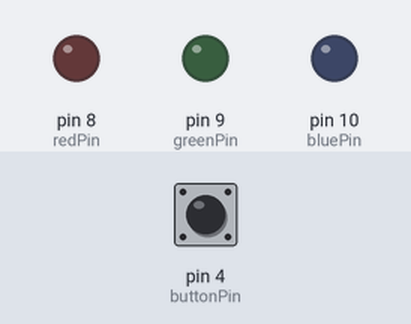
Bench run of a sketch on a simulated Arduino Uno, built with avr-gcc and run on an emulated ATmega328P. Shown: output pins drawn as LEDs (lit = HIGH). The test bench sets the inputs (shaded band); at power-on: pin 4 (buttonPin) LOW.

Above: at 1.2 s.
1.3 s: pin 4 (buttonPin) pulled HIGH for 0.15 s
At 1.7 s:
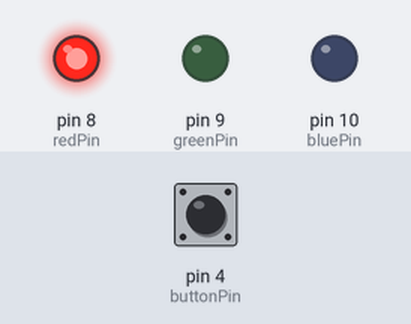
2.9 s: pin 4 (buttonPin) pulled HIGH for 1 s
At 4.2 s:
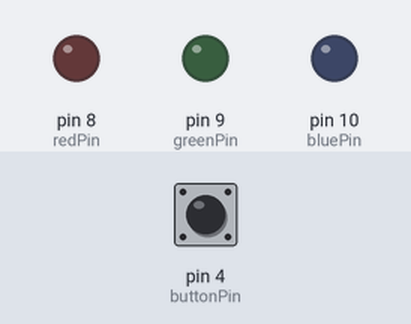
5.4 s: pin 4 (buttonPin) pulled HIGH for 3.2 s
At 6.1 s:
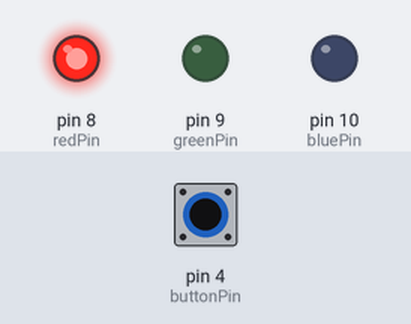
Timing chart, 0 to 8.4 s (numbered marks = the images above; inputs shaded):
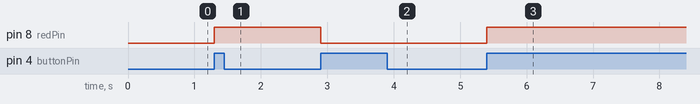

Measured:
- after the input at 1.3 s, pin 8 (redPin): LOW → HIGH at once
- after the input at 2.9 s, pin 8 (redPin): HIGH → LOW at once
- after the input at 5.4 s, pin 8 (redPin): LOW → HIGH at once

The sketch:

sketch_jul1b.ino
```cpp
const int buttonPin = 4;
const int redPin = 8;
const int greenPin = 9;
const int bluePin = 10;

int buttonState = 0;
int lastButtonState = 0;
bool isRedOn = false;

void setup() {
  pinMode(buttonPin, INPUT);

  pinMode(redPin, OUTPUT);
  pinMode(greenPin, OUTPUT);
  pinMode(bluePin, OUTPUT);

  digitalWrite(redPin, LOW);
  digitalWrite(greenPin, LOW);
  digitalWrite(bluePin, LOW);
}

void loop() {
  buttonState = digitalRead(buttonPin);

  if (buttonState == HIGH && lastButtonState == LOW) {
    if (isRedOn) {
      digitalWrite(redPin, LOW);
      digitalWrite(greenPin, LOW);
      digitalWrite(bluePin, LOW);
    } else {
      digitalWrite(redPin, HIGH);
      digitalWrite(greenPin, LOW);
      digitalWrite(bluePin, LOW);
    }

    isRedOn = !isRedOn;
  }

  lastButtonState = buttonState;

  delay(50);
}
```
